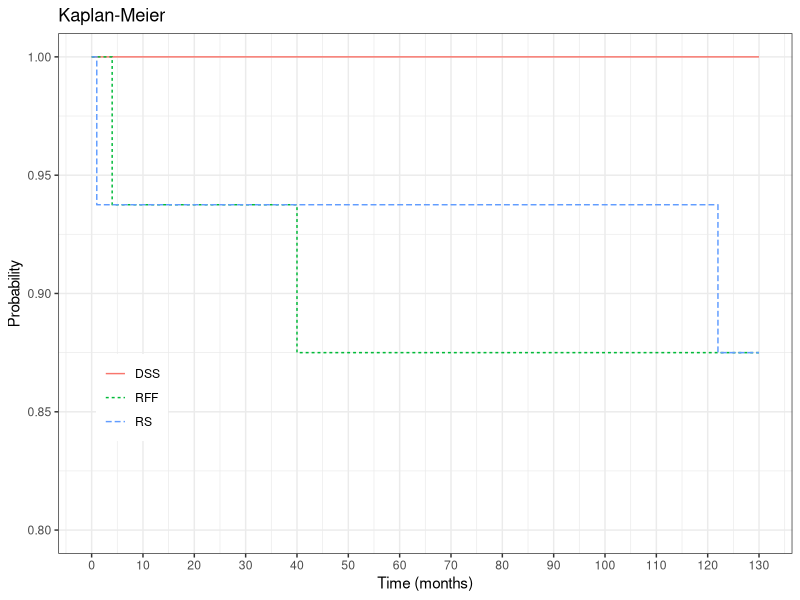
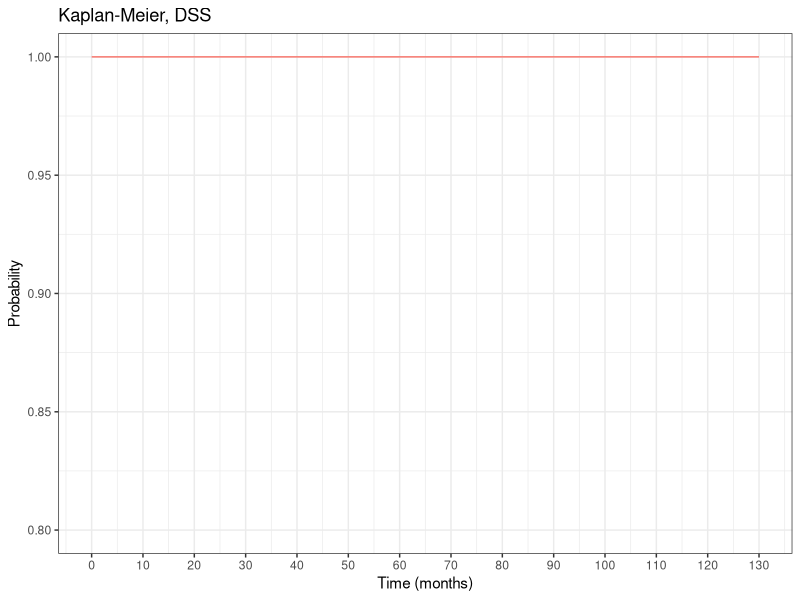
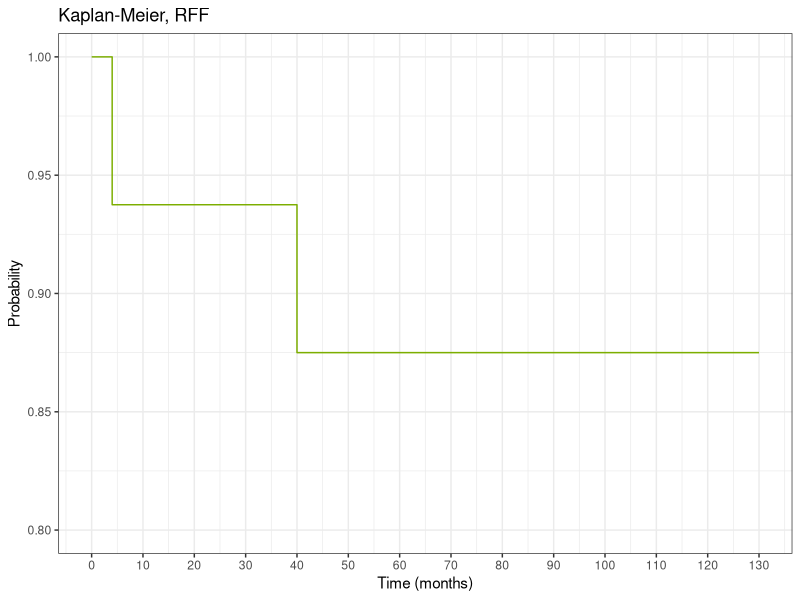
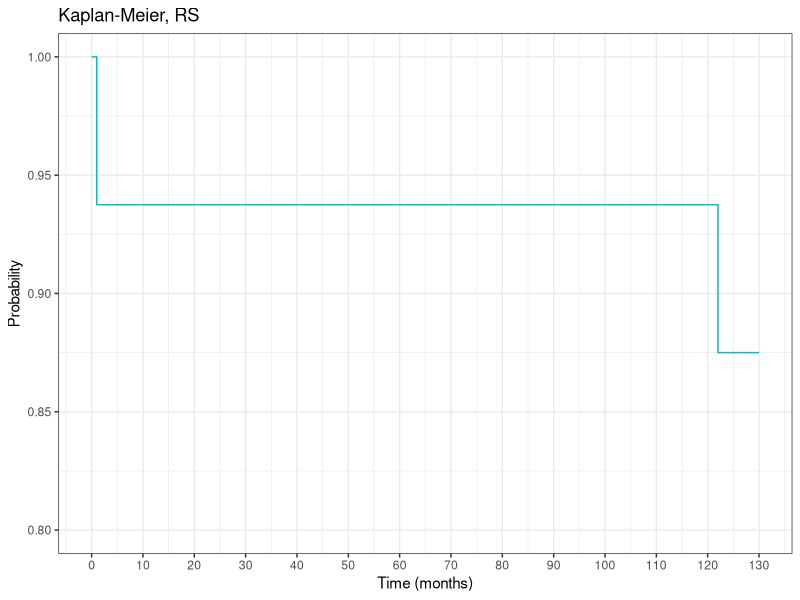

R code for these plots, in order:

require(ggplot2)

DSS1 <- c(1,1)
DSS2 <- c(0,130)
DSS3 <- c("DSS","DSS")

RFF1 <- c(16/16,16/16,15/16,15/16,14/16,14/16)
RFF2 <- c(0,4,4,40,40,130)
RFF3 <- rep("RFF",6)

RS1 <- c(16/16,16/16,15/16,15/16,14/16,14/16)
RS2 <- c(0,1,1,122,122,130)
RS3 <- rep("RS",6)

df <- data.frame(x = c(DSS1,RFF1,RS1),y = c(DSS2,RFF2,RS2),z = c(DSS3,RFF3,RS3))

g <- ggplot(df, aes(x=y,y=x,linetype=z,color=z))+
  geom_line()+
  theme_bw()+
  theme(legend.title = element_blank())+
  labs(x="Time (months)",y="Probability",title="Kaplan-Meier")+
  ylim(0.8,1)+theme(legend.position=c(0.1, 0.3))+
  scale_x_continuous(breaks = seq(0,130,10)) 
g  

gg_color_hue <- function(n) {
  hues = seq(15, 375, length = n + 1)
  hcl(h = hues, l = 65, c = 100)[1:n]
}


n = 4
hues = gg_color_hue(n)
g <- ggplot(df[df$z=="DSS",], aes(x=y,y=x,linetype=z,color=hues[2]))+
  geom_line(color=hues[1])+
  theme_bw()+
  theme(legend.title = element_blank())+
  labs(x="Time (months)",y="Probability",title="Kaplan-Meier, DSS")+
  ylim(0.8,1)+theme(legend.position="none")+
  scale_x_continuous(breaks = seq(0,130,10))
g  

g <- ggplot(df[df$z=="RFF",], aes(x=y,y=x,linetype=z))+
  geom_line(color=hues[2])+
  theme_bw()+
  theme(legend.title = element_blank())+
  labs(x="Time (months)",y="Probability",title="Kaplan-Meier, RFF")+
  ylim(0.8,1)+theme(legend.position="none")+
  scale_x_continuous(breaks = seq(0,130,10))
g  


g <- ggplot(df[df$z=="RS",], aes(x=y,y=x,linetype=z,color=hues[3]))+
  geom_line(color=hues[3])+
  theme_bw()+
  theme(legend.title = element_blank())+
  labs(x="Time (months)",y="Probability",title="Kaplan-Meier, RS")+
  ylim(0.8,1)+theme(legend.position="none")+
  scale_x_continuous(breaks = seq(0,130,10))
g  

